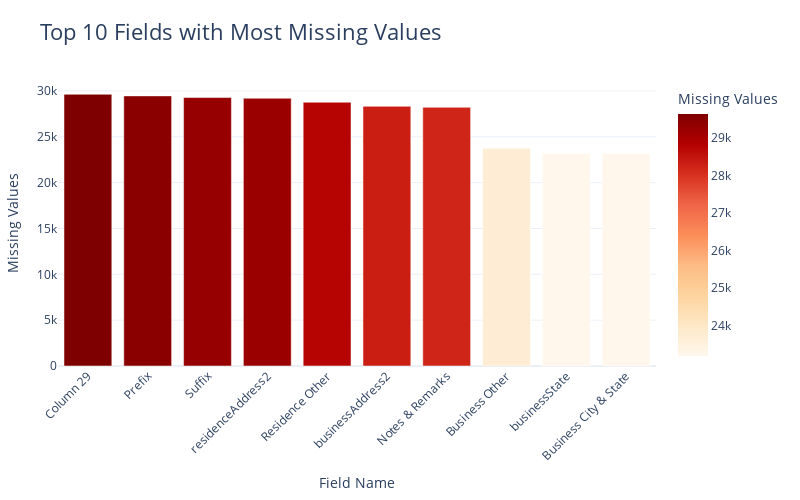

Notebook code for this chart:
### Code cell
missing = df.isnull().sum().reset_index()
missing.columns = ['Field', 'MissingCount']
missing = missing[missing['MissingCount'] > 0].sort_values(by='MissingCount', ascending=False)

fig = px.bar(
    missing.head(10),
    x='Field',
    y='MissingCount',
    title='Top 10 Fields with Most Missing Values',
    labels={'Field': 'Field Name', 'MissingCount': 'Missing Values'},
    color='MissingCount',
    color_continuous_scale='OrRd',
    template='plotly_white'
)

fig.update_layout(
    xaxis_title='Field Name',
    yaxis_title='Missing Values',
    xaxis_tickangle=-45,
    height=500,
    width=800,
    title_font=dict(size=22),
    plot_bgcolor='white',
    margin=dict(l=40, r=40, t=80, b=80),
    showlegend=True,
    legend_title_text='Missing Count',
    hoverlabel=dict(
        bgcolor="white",
        font_size=12,
        font_family="Arial")
)

fig.show()

### Figure 1 — Plotly figure (JSON) as saved in the notebook; plotly's stock layout.template omitted (floating-point values rounded to 4 significant figures)
{"data": [{"alignmentgroup": "True", "hovertemplate": "Field Name=%{x}<br>Missing Values=%{marker.color}<extra></extra>", "legendgroup": "", "marker": {"color": [29634, 29461, 29278, 29202, 28767, 28326, 28217, 23737, 23199, 23197], "coloraxis": "coloraxis", "pattern": {"shape": ""}}, "name": "", "offsetgroup": "", "orientation": "v", "showlegend": false, "textposition": "auto", "type": "bar", "x": ["Column 29", "Prefix", "Suffix", "residenceAddress2", "Residence Other", "businessAddress2", "Notes & Remarks", "Business Other", "businessState", "Business City & State"], "xaxis": "x", "y": [29634, 29461, 29278, 29202, 28767, 28326, 28217, 23737, 23199, 23197], "yaxis": "y"}], "layout": {"barmode": "relative", "coloraxis": {"colorbar": {"title": {"text": "Missing Values"}}, "colorscale": [[0, "rgb(255,247,236)"], [0.125, "rgb(254,232,200)"], [0.25, "rgb(253,212,158)"], [0.375, "rgb(253,187,132)"], [0.5, "rgb(252,141,89)"], [0.625, "rgb(239,101,72)"], [0.75, "rgb(215,48,31)"], [0.875, "rgb(179,0,0)"], [1, "rgb(127,0,0)"]]}, "height": 500, "hoverlabel": {"bgcolor": "white", "font": {"family": "Arial", "size": 12}}, "legend": {"title": {"text": "Missing Count"}, "tracegroupgap": 0}, "margin": {"b": 80, "l": 40, "r": 40, "t": 80}, "plot_bgcolor": "white", "showlegend": true, "title": {"font": {"size": 22}, "text": "Top 10 Fields with Most Missing Values"}, "width": 800, "xaxis": {"anchor": "y", "autorange": true, "domain": [0, 1], "range": [-0.5, 9.5], "tickangle": -45, "title": {"text": "Field Name"}, "type": "category"}, "yaxis": {"anchor": "x", "autorange": true, "domain": [0, 1], "range": [0, 31190.0], "title": {"text": "Missing Values"}, "type": "linear"}}}
